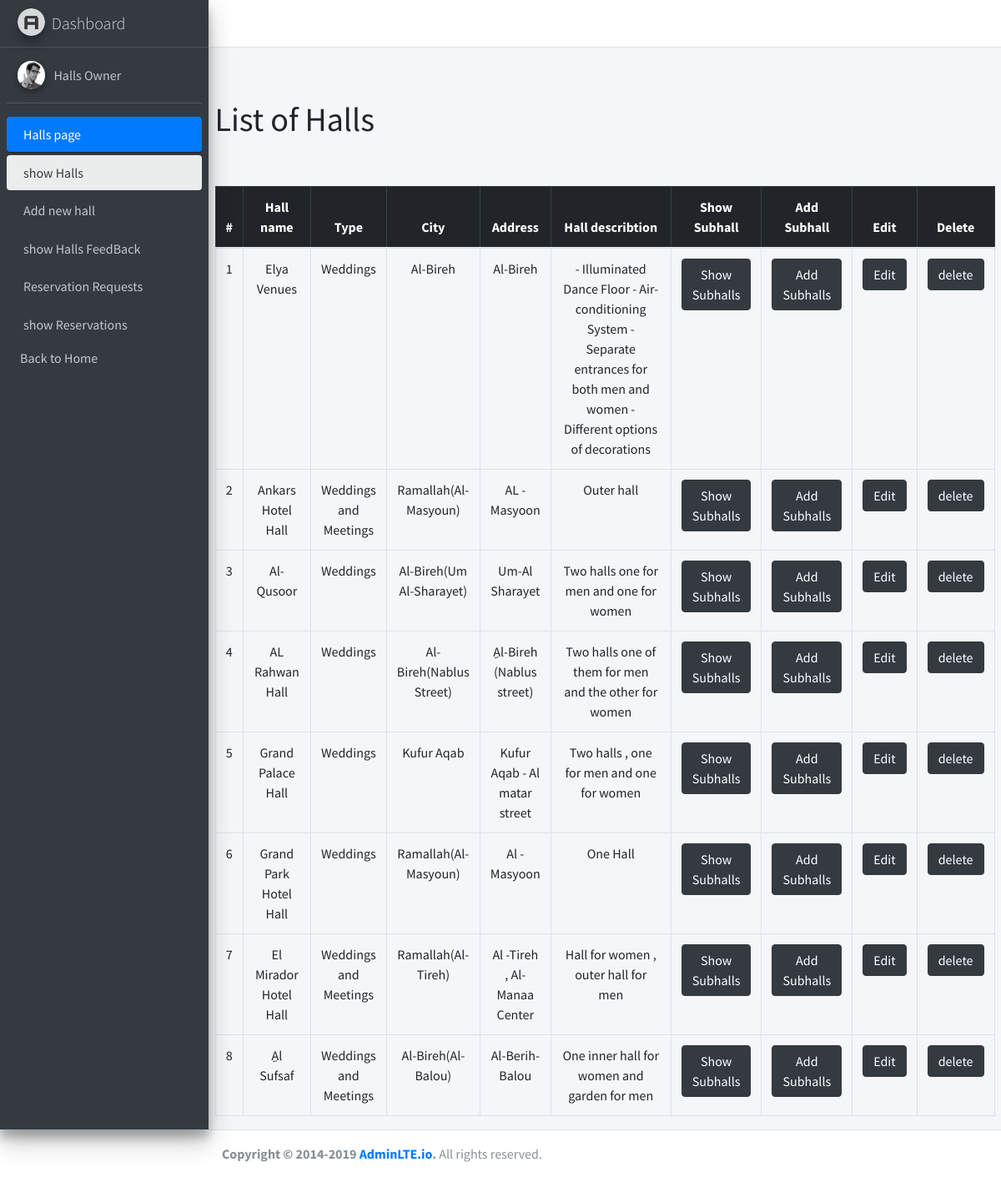
The page /admin/showhallowner.php (signed in) on the database as committed earlier.
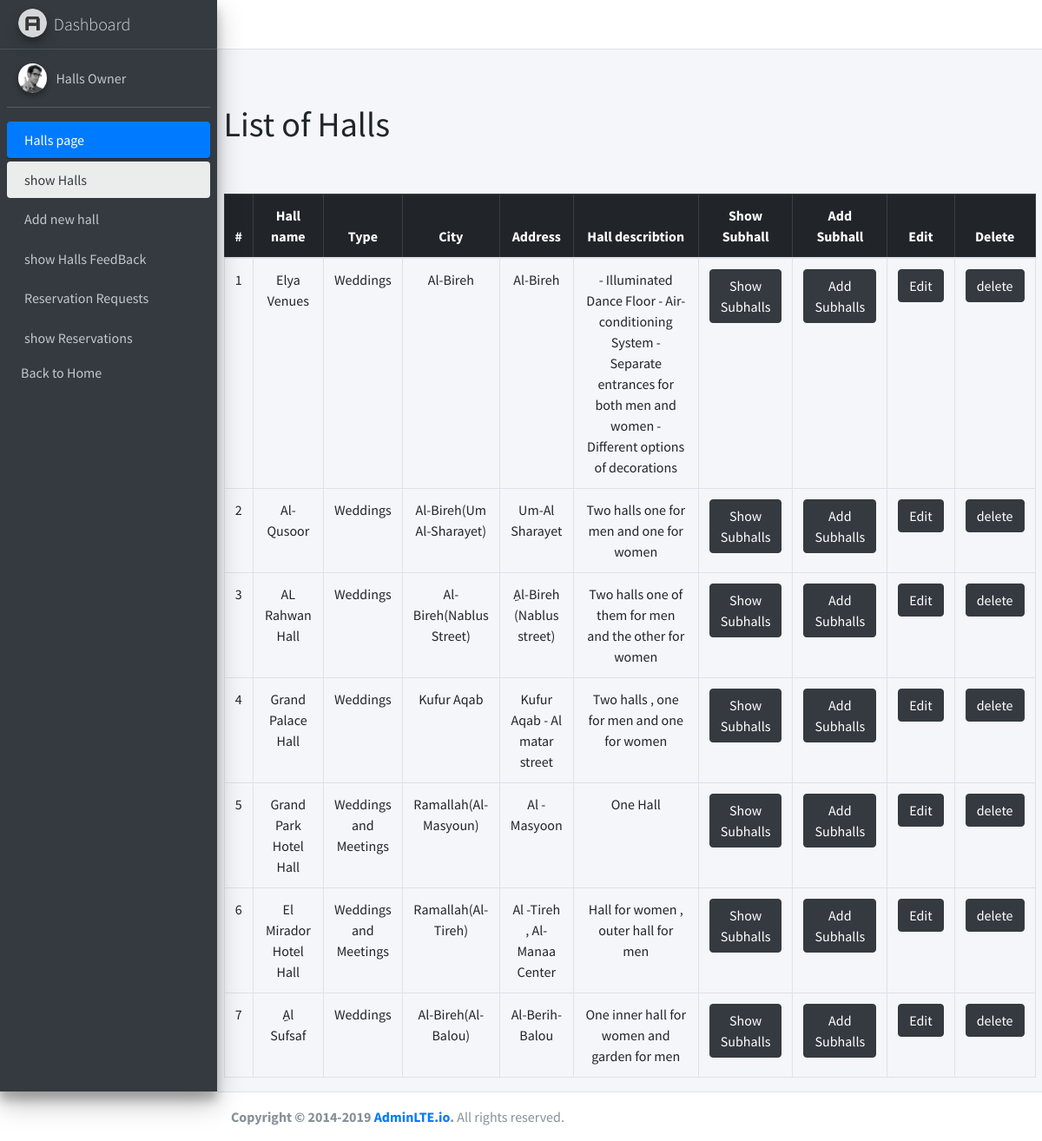
The same page on the database as committed later.
### tables this page shows
CREATE TABLE `halls` (
  `id` int NOT NULL,
  `name` varchar(200) NOT NULL,
  `type` int NOT NULL,
  `city` enum('Birzeit','Jifna','Betonya','Kufur Aqab','Ramallah','Ramallah(Al-Masayif)','Ramallah(Al-Tireh)','Ramallah (Al-Irsal)','Ramallah(Al-Masyoun)','Al-Bireh','Al-Bireh(Nablus Street)','Al-Bireh(Al-Balou)','Al-Bireh(Um Al-Sharayet)','Al-Bireh(Al-Quds Street)') NOT NULL,
  `address` varchar(255) NOT NULL,
  `hall_describtion` varchar(500) NOT NULL,
  `image` varchar(500) NOT NULL,
  `image_view` varchar(255) NOT NULL,
  `video_view` varchar(500) NOT NULL,
  `user_id` int NOT NULL,
  `status` enum('pending','approved','canceled') NOT NULL DEFAULT 'pending'
);

### admin/handlers/get_owner_hall.php (called while the page is built)
<?php
$test= $_SESSION['userId'];
$sql="SELECT h.id,h.name,h.type,h.city,h.address, h.hall_describtion,h.status FROM halls h where h.user_id ='$test'";
$sqlResult=mysqli_query($conn,$sql);
$hallData=mysqli_fetch_all($sqlResult);
?>

### admin/showhallowner.php (the view, shortened to what this page needs)
<?php session_start();
require("handlers/db.php");
require("handlers/get_owner_hall.php");
$test= $_SESSION['userId'];
$sql="SELECT h.id,h.name,h.type,h.city,h.address, h.hall_describtion FROM halls h where h.user_id ='$test'";
$query=mysqli_query($conn,$sql);
if(mysqli_num_rows($query)>0){
    $halls=mysqli_fetch_all($query,MYSQLI_ASSOC);
    }
require("inc/header.php");
?>
<main role="main" class="flex-shrink-0 ">
        <div class="container">
        <br>
            <h1>List of Halls</h1>
            <br>
        <br>
            <table class="table table-bordered text-center justify-content-start">
                <thead  class="table-dark">
                    <tr>
                    <th scope="col">#</th>
                    <th scope="col"  style="width:10%">Hall name</th>
                    <th scope="col"  style="width:10%">Type</th>
                    <th scope="col">City</th>
                    <th scope="col">Address</th>
                    <th scope="col"style="width:40%">Hall describtion</th>
                    <th scope="col"style="width:10%">Show Subhall</th>
                    <th scope="col"style="width:10%">Add Subhall</th>
                    <th scope="col">Edit</th>
                    <th scope="col">Delete</th>
                    </tr>
                </thead>
                <tbody>
<?php
if(isset($halls)){
foreach($hallData as $index=>$halls){?>
    <tr>
    <td><?=$index+1;?></td>
    <td><?=$halls[1];
    ?></td>
   <td><?php
    if ($halls[2]=='1'){
echo "Weddings";
}else if ($halls[2]=='2'){
    echo "Meetings";
}
else if ($halls[2]=='3'){
    echo "Weddings and Meetings";
}
?></td>
    <td><?=$halls[3];?></td>
    <td><?=$halls[4];?></td>
    <td><?=$halls[5];?></td>
    <td><a href="showsubhalls.php?hallId=<?= $_SESSION['hallId'];?>"class="btn btn-dark">Show Subhalls</a></td>
    <td><a href="creatsubhalls.php?hallId=<?= $_SESSION['hallId'];?>"class="btn btn-dark">Add Subhalls</a></td>
    <td><a href="edit-hall.php?hallId=<?= $_SESSION['hallId'];?>"class="btn btn-dark">Edit</a></td>
   <td><a href="handlers/deletehall.php?hallId=<?= $_SESSION['hallId'];?>"class="btn btn-dark">delete</a></td>
    </tr>
<?php }
}
else{?>
  <tr>
    <td colspan="6" class="text-center">No Halls Added</td>
  </tr>
  <?php
} ?>
                </tbody>
            </table>
        </div>
    </main>
  <?php
require("inc/footer.php");
?>

Rows that differ between the two databases and show on the page:
removed halls: name "Ankars Hotel Hall", type "Weddings and Meetings", city "Ramallah(Al-Masyoun)", address "AL - Masyoon", hall_describtion "Outer hall"
changed halls "Grand Park Hotel Hall": type "Weddings" → "Weddings and Meetings"
changed halls "ِAl Sufsaf": type "Weddings and Meetings" → "Weddings"
